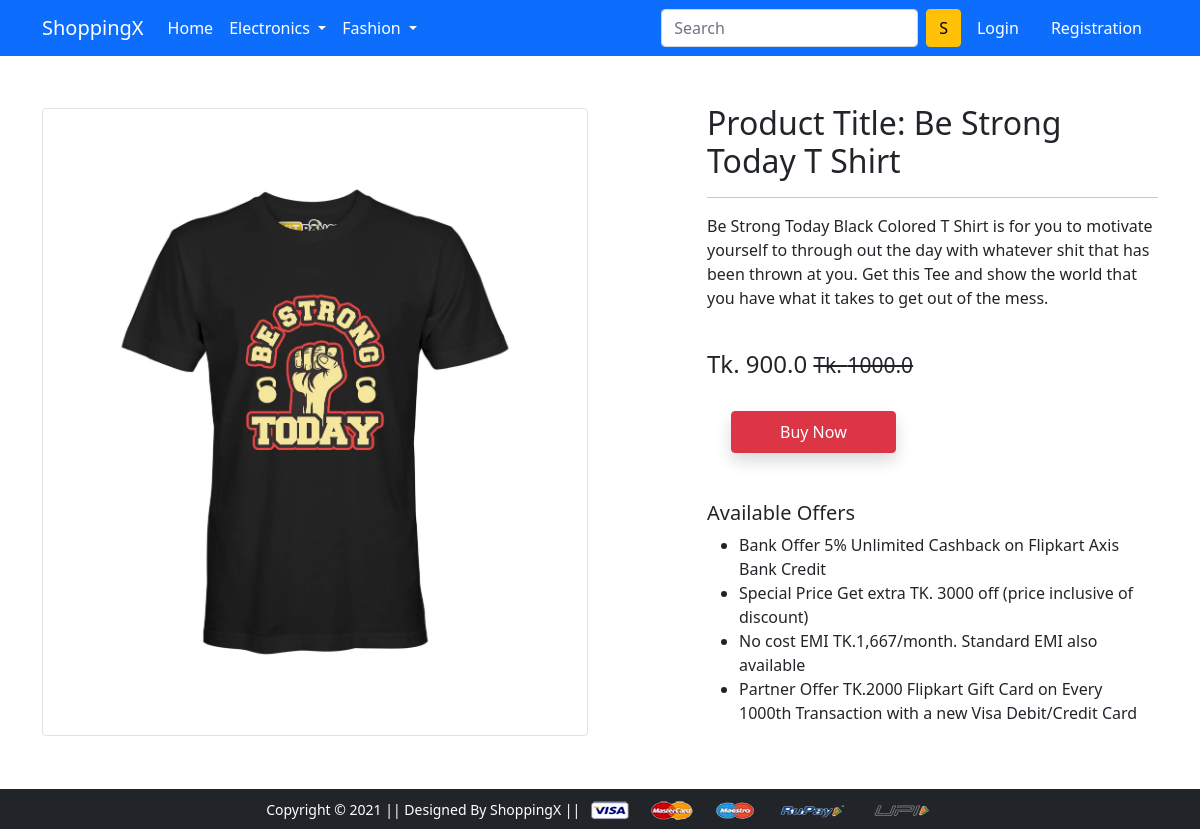
Screenshot of /product-detail/1 with the database file from the repository.
### app/models.py (models this page shows, shortened)
class Product(models.Model):
    title = models.CharField(max_length=100)
    selling_price = models.FloatField()
    discounted_price = models.FloatField()
    description = models.TextField()
    brand = models.CharField( choices=BRAND_CHOICE, max_length=20)
    category = models.CharField( choices=CATEGORY_CHOICES, max_length=2)
    product_image = models.ImageField(upload_to='productimg')

### app/views.py (the view)
# urls.py: path('product-detail/<int:pk>', views.ProductDetailsView.as_view(), name='product-detail'),
class ProductDetailsView(View):
    def get(self, request, pk):
        product = Product.objects.get(pk=pk)
        totalitem = 0
        if request.user.is_authenticated:
            totalitem= len(Cart.objects.filter(user=request.user))
        return render(request, 'app/productdetail.html', {'product':product, 'totalitem':totalitem})

### app/templates/app/productdetail.html (shortened to what this page needs)
{% extends 'app/base.html' %} {% load static %} {% block title %}Product Detail{% endblock title %} {% block main-content %}
<div class="container my-5">
    <div class="row">
        <div class="col-sm-6 text-center align-self-center">
            <img src="{{product.product_image.url}}" alt="" class="img-fluid img-thumbnail">
        </div>
        <div class="col-sm-5 offset-sm-1">
            <h2>Product Title: {{product.title}}</h2>
            <hr>
            <p>{{product.description}}</p> <br>
            <h4>Tk. {{product.discounted_price}} <small class="fw-light text-decoration-line-through">Tk. {{product.selling_price}}</small></h4> <br>
            <a href="{% url 'checkout' %}" class="btn btn-danger shadow px-5 py-2 ms-4">Buy Now</a>
            <h5 class="mt-5">Available Offers</h5>
            <ul>
                <li>Bank Offer 5% Unlimited Cashback on Flipkart Axis Bank Credit</li>
                <li>Special Price Get extra TK. 3000 off (price inclusive of discount)</li>
                <li>No cost EMI TK.1,667/month. Standard EMI also available</li>
                <li>Partner Offer TK.2000 Flipkart Gift Card on Every 1000th Transaction with a new Visa Debit/Credit Card</li>
            </ul>
        </div>
    </div>
</div>
{% endblock main-content %}

### rows the page displays
Product: product_image (picture), title "Be Strong Today T Shirt", description "Be Strong Today Black Colored T Shirt is for you to motivate yourself to through out the day with whatever shit that has been thrown at you. Get this Tee and show the world that you have what it takes to get out of the mess.", discounted_price "900.0", selling_price "1000.0"
